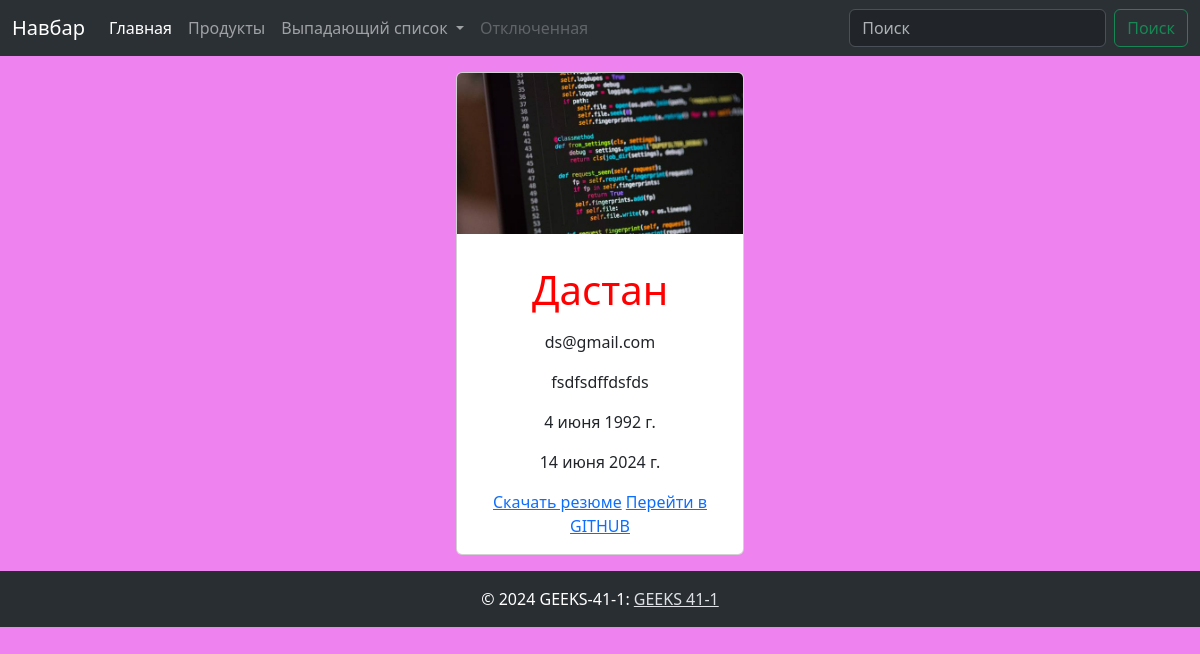
The app's page /employees/7/ with its own data.
### news_blog/models.py (models this page shows, shortened)
class Employees(models.Model):
    PROGRAMMER_CHOICES = (
        ("FULLSTACK", "FULLSTACK"),
        ("BACKEND DEVELOPER", "BACKEND DEVELOPER"),
        ("FRONT DEVELOPER", "FRONT DEVELOPER"),
        ("UX-UI", "UX-UI"),
        ("SYSTEM DEVELOPER", "SYSTEM DEVELOPER"),
    )
    name = models.CharField(max_length=100, verbose_name="Напишите имя сотрудника")
    email = models.EmailField(verbose_name="Укажите вашу почту", default="@gmail.com")
    image = models.ImageField(
        upload_to="programming_blog/", verbose_name="Загрузите фото"
    )
    about_emp = models.TextField(verbose_name="Опишите сотрудника")
    date_of_birth = models.DateField(verbose_name="Укажите дату рождения")
    programmer_choices = models.CharField(
        max_length=100,
        verbose_name="Выберите категорию программиста",
        choices=PROGRAMMER_CHOICES,
    )
    rezume = models.FileField(upload_to="rezume/", verbose_name="Загрузите резюме")
    github = models.URLField(verbose_name="Вставьте ссылку на ваш GITHUB")
    created_at = models.DateField(auto_now_add=True)
    class Meta:
        verbose_name = "сотрудника"
        verbose_name_plural = "сотрудники"

### news_blog/views.py (the view)
# urls.py: path("employees/<int:id>/", views.EmployeesDetailView.as_view()),
class EmployeesDetailView(generic.DetailView):
    template_name = "blog/employees_detail.html"
    context_object_name = "emp_id"
    def get_object(self, **kwargs):
        emp_id = self.kwargs.get("id")
        return get_object_or_404(Employees, id=emp_id)

### templates/blog/employees_detail.html (shortened to what this page needs)
{% load static %}
{% include "../header.html" %}
<link rel="stylesheet" href="{% static 'css/emp_list.css' %}  ">
<center>
<div class="card" style="width: 18rem;">
  <img src="{{ emp_id.image.url }}" class="card-img-top" alt="...">
  <div class="card-body">
    <p class="card-text"><h1 class="name_detail">{{ emp_id.name }}</h1></p>
    <p class="card-text">{{ emp_id.email }}</p>
    <p class="card-text">{{ emp_id.about_emp }}</p>
    <p class="card-text">{{ emp_id.date_of_birth }}</p>
    <p class="card-text">{{ emp_id.created_at }}</p>
      <a href="{{ emp_id.rezume.url }}" download>Скачать резюме</a>
      <a href="{{ emp_id.github }}">Перейти в GITHUB</a>
  </div>
</div>
</center>
{% include "../footer.html" %}

### static/css/emp_list.css (style rules this page uses)
body { background-color: violet; }
.name_detail { color: red; }

### records on screen
Employees: image (picture), name "Дастан", email "ds@gmail.com", about_emp "fsdfsdffdsfds", date_of_birth "4 июня 1992 г.", created_at "14 июня 2024 г."
